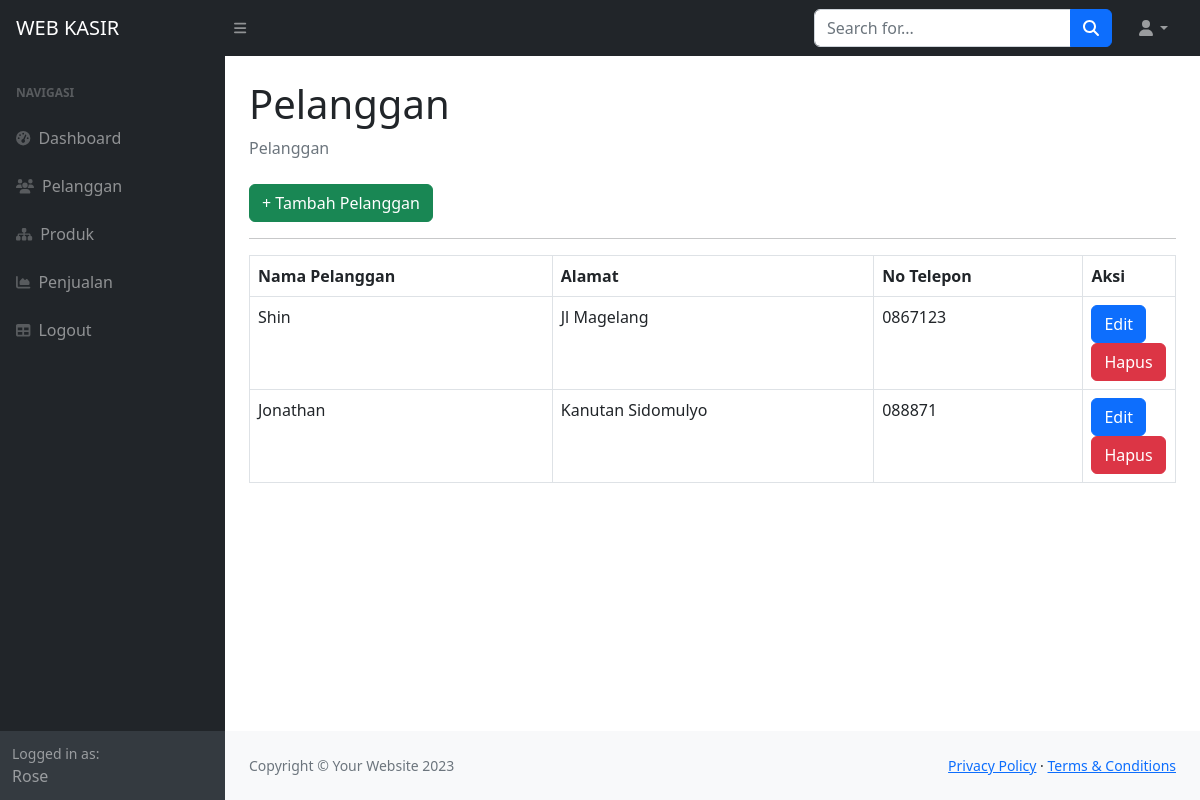
Page /index.php?page=pelanggan (signed in) on the committed database.
### tables this page shows
CREATE TABLE `pelanggan` (
  `id_pelanggan` int(11) NOT NULL,
  `nama_pelanggan` varchar(255) NOT NULL,
  `alamat` text NOT NULL,
  `no_telp` varchar(15) NOT NULL
);

### pelanggan.php (the view)
<div class="container-fluid px-4">
                        <h1 class="mt-4">Pelanggan</h1>
                        <ol class="breadcrumb mb-4">
                            <li class="breadcrumb-item active">Pelanggan</li>
                        </ol>
                        <a href="?page=pelanggan_tambah" class="btn btn-success">+ Tambah Pelanggan</a>
                        <hr>
                        <table class="table table-bordered">
                            <tr>
                                <th>Nama Pelanggan</th>
                                <th>Alamat</th>
                                <th>No Telepon</th>
                                <th width="10%">Aksi</th>
                            </tr>
                            <?php
                                $query = mysqli_query($koneksi, "SELECT * FROM pelanggan");
                                while($data = mysqli_fetch_array($query)) {
                            ?>
                            <tr>
                                <td><?php echo $data['nama_pelanggan']; ?></td>
                                <td><?php echo $data['alamat']; ?></td>
                                <td><?php echo $data['no_telp']; ?></td>
                                <td>
                                    <a href="?page=pelanggan_edit&&id=<?php echo $data['id_pelanggan']; ?>" class="btn btn-primary">Edit</a>
                                    <a href="?page=pelanggan_hapus&&id=<?php echo $data['id_pelanggan']; ?>" class="btn btn-danger">Hapus</a>
                                </td>
                            </tr>
                            <?php
                                }
                            ?>
                        </table>
</div>

### rows in the picture
pelanggan: nama_pelanggan "Shin", alamat "Jl Magelang", no_telp "0867123"
pelanggan: nama_pelanggan "Jonathan", alamat "Kanutan Sidomulyo", no_telp "088871"

### other values in the picture
$_SESSION['user']['nama'] "Rose"
